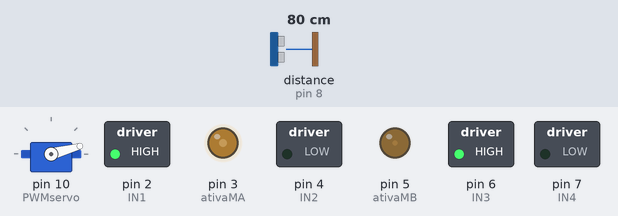
A sketch run on a simulated Arduino Uno, built with avr-gcc and run on an emulated ATmega328P. Shown: servo, switched loads named in the sketch (green lamp = pin HIGH), output pins drawn as LEDs (lit = HIGH). The inputs (shaded band) are chosen by the test bench; at power-on: distance to the obstacle (sensor on pin 8) 80 cm. The echo pulse lasts 58.3 µs per cm; what the sketch prints to the serial monitor is not drawn.

Above: at 0.17 s.
At 5.08 s:
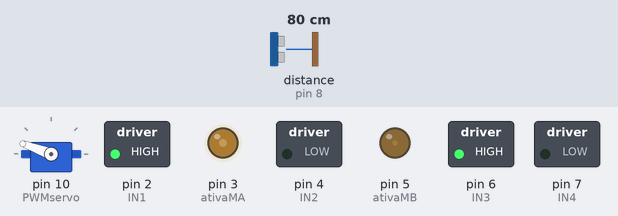
At 10.13 s:
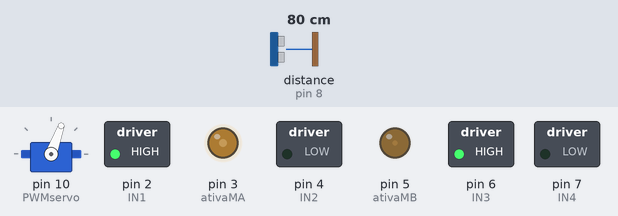
At 15.6 s:
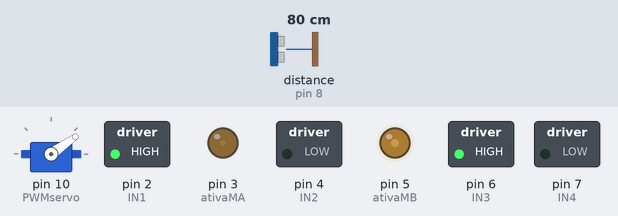
At 20.6 s:
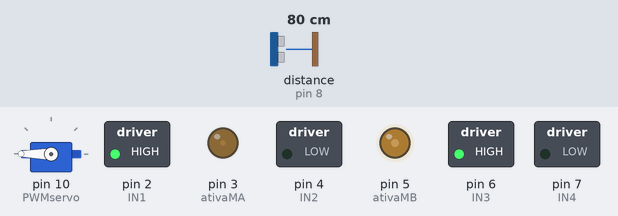
At 37.7 s:
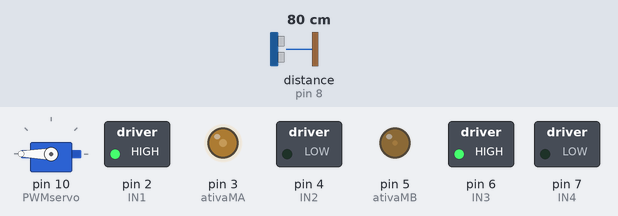
Timing chart, 0 to 40.0 s (numbered marks = the images above):
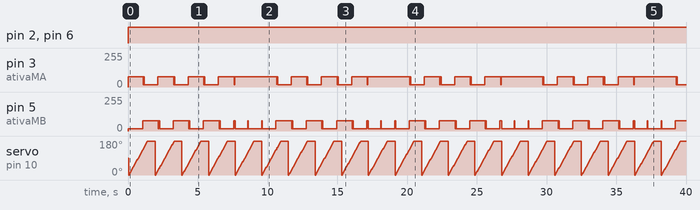

The sketch:

pratica5.ino.ino
```cpp
/*---------------------------------------------
# AUTOR: Cecilia Virginia e Jessica Terto
# DATA:  21/11/2019
# DESCRICAO:
#        Pratica 5 - Parte 1 2 e 3 -Sistemas Digitais 1 - 2019.2
#
#---------------------------------------------- */

#include <Servo.h>
#include <Ultrasonic.h>

//-------------PINOS-------------
#define trig      9
#define echo      8
#define IN1       2
#define IN2       4
#define IN3       6
#define IN4       7
#define ativaMA   3
#define ativaMB   5
#define PWMservo  10
//-------------------------------

#define ESTADO_NORMAL        0
#define ESTADO_DESVIO_D      1
#define ESTADO_DESVIO_E      2
#define ESTADO_RE            3

long distancia = 0;
int PWMmotor = 0;
int converte =0;
int anguloservo=0, i=0;
int pwm_horario=0, pwm_antihorario=0;
int sentido, CM;
int pwm_geral = 30;
int tempoCurva = 1000;
unsigned long tempopassado=0;
unsigned long tempopassado_D=0;
unsigned long tempopassado_E=0;

//Variavies relacionadas a maquina de estados
byte estadoAtual  = ESTADO_NORMAL;
byte estadoFuturo = ESTADO_NORMAL;

Servo cabeca;
Ultrasonic visao(trig,echo);

//FUNÇOES

void mov_motorB(int PWMmotor, int direcao){
// PWMmotor de 0 - 100
// se direcao=1, vai pra frente
// se direcao=0, carrinho para
// e se direcao=-1, vai pra tras

//valor = analogRead(A0);
  if(direcao==1){
    digitalWrite(IN3,HIGH);
    digitalWrite(IN4,LOW);
    pwm_horario = map(PWMmotor,0,100,0,255);
    analogWrite(ativaMB,pwm_horario);
    sentido=0;

  } else if(direcao==-1){
    digitalWrite(IN3,LOW);
    digitalWrite(IN4,HIGH);
    pwm_antihorario = map(PWMmotor,0,100,0,255);
    analogWrite(ativaMB,pwm_antihorario);
    sentido=1;

  } else if(direcao==0){
    digitalWrite(IN3,LOW);
    digitalWrite(IN4,LOW);
    pwm_antihorario = map(PWMmotor,0,100,0,255);
    analogWrite(ativaMB,0);
    sentido=2;
  }
}

void mov_motorA(int PWMmotor, int direcao){
// PWMmotor de 0 - 100
// se direcao=1, vai pra frente
// se direcao=0, carrinho para
// e se direcao=-1, vai pra tras

//valor = analogRead(A0);
  if(direcao==1){
    digitalWrite(IN1,HIGH);
    digitalWrite(IN2,LOW);
    pwm_horario = map(PWMmotor,0,100,0,255);
    analogWrite(ativaMA,pwm_horario);
    sentido=0;

  } else if(direcao==-1){
    digitalWrite(IN1,LOW);
    digitalWrite(IN2,HIGH);
    pwm_antihorario = map(PWMmotor,0,100,0,255);
    analogWrite(ativaMA,pwm_antihorario);
    sentido=1;

  } else if(direcao==0){
    digitalWrite(IN1,LOW);
    digitalWrite(IN2,LOW);
    pwm_antihorario = map(PWMmotor,0,100,0,255);
    analogWrite(ativaMA,0);
    sentido=2;
  }
}


void observar(){


  unsigned long tempoatual = millis();

 //converte = map(valor,0,1023,0,255); // conversão para variar de 0 - 180

 if(tempoatual - tempopassado >= 20){
 cabeca.write(i);
 distancia = visao.Ranging(CM);
 i=i+5;
 tempopassado=tempoatual;
 }
 if(i>=255){
  i=0;
  }

}

void estado_normal(){

   mov_motorA(pwm_geral,1);
   mov_motorB(pwm_geral,1);
   observar();

   if(distancia<=16 || distancia>=10){
    anguloservo = i;
      if(i<=127){
        estadoFuturo = ESTADO_DESVIO_E;
      } else if(i>127){
        estadoFuturo = ESTADO_DESVIO_D;
      }
   } else if(distancia<10){
    estadoFuturo = ESTADO_RE;
   }
}

void estado_desvioD(){
  unsigned long tempo_atual = millis();

  observar();
  mov_motorA(pwm_geral/4,1);
  mov_motorB(pwm_geral,1);
  if(tempo_atual - tempopassado_D >= tempoCurva){
    estadoFuturo = ESTADO_NORMAL;
    tempopassado_D = tempo_atual;
  }

}

void estado_desvioE(){
  unsigned long tempo_atual = millis();

  observar();
  mov_motorA(pwm_geral,1);
  mov_motorB(pwm_geral/4,1);
  if(tempo_atual - tempopassado_E >= tempoCurva){
    estadoFuturo = ESTADO_NORMAL;
    tempopassado_E = tempo_atual;
  }

}

void estado_re(){
  mov_motorA(pwm_geral,-1);
  mov_motorB(pwm_geral,-1);
  if(distancia>10){
    estadoFuturo = ESTADO_NORMAL;
  }
}

void maquina_de_estados(){
  switch(estadoAtual){
    case ESTADO_NORMAL:
      estado_normal();
      break;
    case ESTADO_DESVIO_D:
      estado_desvioD();
      break;
    case ESTADO_DESVIO_E:
      estado_desvioE();
      break;
    case ESTADO_RE:
      estado_re();
      break;
  }
//atualiza o estadoAtual;
  estadoAtual = estadoFuturo;
}

void setup() {
  Serial.begin(9600);
  pinMode(A0,INPUT);
  //pinMode(led,OUTPUT);
  pinMode(IN1,OUTPUT);
  pinMode(IN2,OUTPUT);
  pinMode(IN3,OUTPUT);
  pinMode(IN4,OUTPUT);
  pinMode(ativaMA,OUTPUT);
  pinMode(ativaMB,OUTPUT);
  pinMode(echo,INPUT);
  pinMode(trig,OUTPUT);

  cabeca.attach(PWMservo);

}

void loop() {

maquina_de_estados();

if(sentido==0){
  Serial.print("Sentido Horario");
  Serial.print("\n");
  Serial.print(digitalRead(IN1));
  Serial.print("\t");
  Serial.print(digitalRead(IN2));
  Serial.print("\t");
  Serial.print(digitalRead(IN3));
  Serial.print("\t");
  Serial.print(digitalRead(IN4));
  Serial.print("\t");
  Serial.print("\n");
  Serial.print("PWM:");
  Serial.print("\t");
  Serial.print(pwm_horario);
  Serial.print("\n");

} else if(sentido==1){
  Serial.print("Sentido Antihorario");
  Serial.print("\n");
  Serial.print(digitalRead(IN1));
  Serial.print("\t");
  Serial.print(digitalRead(IN2));
  Serial.print("\t");
  Serial.print(digitalRead(IN3));
  Serial.print("\t");
  Serial.print(digitalRead(IN4));
  Serial.print("\t");
  Serial.print("\n");
  Serial.print("PWM:");
  Serial.print("\t");
  Serial.print(pwm_antihorario);
  Serial.print("\n");
}

//  Serial.print(valor);
  Serial.print("\t");
  Serial.print(converte);
  Serial.print("\n");

//Serial.print(distancia);
//Serial.print("\n");

}
```

Measured:
- by itself, pin 2 (IN1), pin 6 (IN3): LOW → HIGH at 0.00 s
- by itself, pin 3 (ativaMA): repeats every 9.5 s: 17/255 0.03 s, 76/255 0.04 s, 17/255 0.97 s, 76/255 1.1 s, 17/255 0.03 s, 76/255 0.04 s, 17/255 0.97 s, 76/255 1.1 s, 17/255 0.03 s, 76/255 0.04 s, 17/255 0.97 s, 76/255 1.1 s, 17/255 0.03 s, 76/255 3.0 s
- by itself, pin 5 (ativaMB): repeats every 9.5 s: 76/255 1.1 s, 17/255 0.03 s, 76/255 0.04 s, 17/255 0.97 s, 76/255 1.1 s, 17/255 0.03 s, 76/255 0.04 s, 17/255 0.97 s, 76/255 1.1 s, 17/255 0.03 s, 76/255 0.04 s, 17/255 0.97 s, 76/255 0.12 s, 17/255 0.89 s, 2 × (76/255 0.04 s, 17/255 0.97 s)
